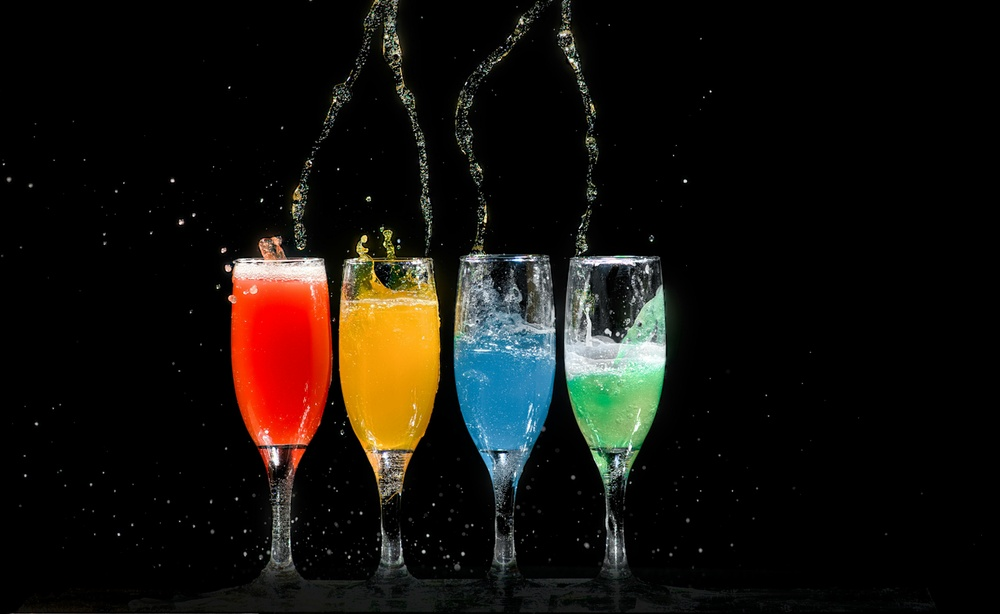
#> input picture original_p4.jpg, 1000 x 614 px, shrunk from 4233 x 2599 before the run
$ python p4.py
#> lines starting #> are read from the running program, lines starting #| are printed output that depends on the picture
import cv2
import matplotlib.pyplot as plt

# 1. Read an RGB image using OpenCV
image = cv2.imread('original_p4.jpg')  # Change filename as needed
#> image is the input picture: shape (614, 1000, 3); mean B, G, R 13.9, 18.6, 22.3
if image is None:
    raise FileNotFoundError("Image file not found. Please check the filename and path.")

# 2. Convert to HSV using cv2.cvtColor()
hsv = cv2.cvtColor(image, cv2.COLOR_BGR2HSV)
#> hsv: shape (614, 1000, 3); mean H, S, V 15.1, 37.6, 26.4
h, s, v = cv2.split(hsv)
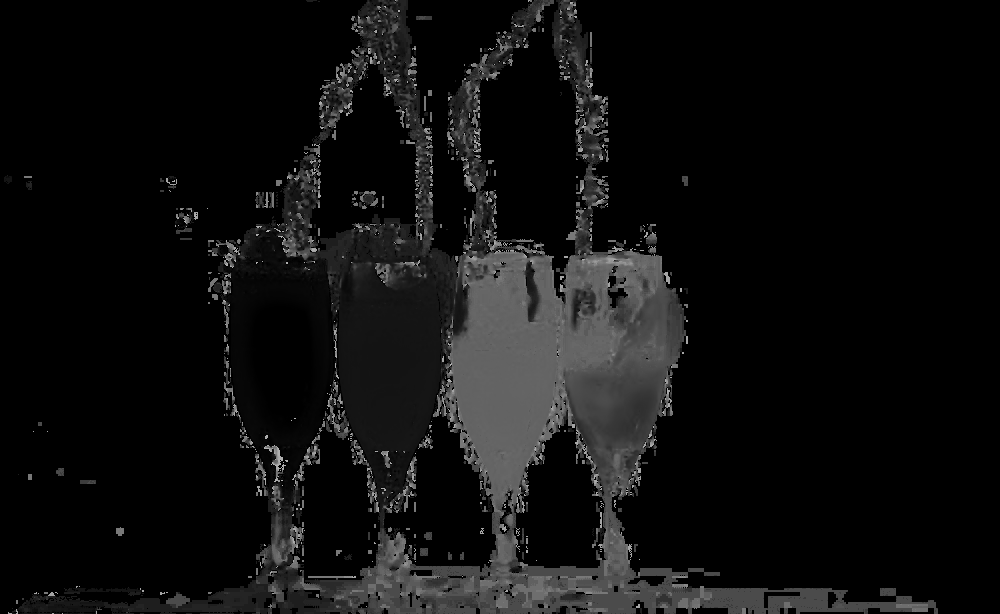
#> h: shape (614, 1000); min 0, max 179, mean 15.1
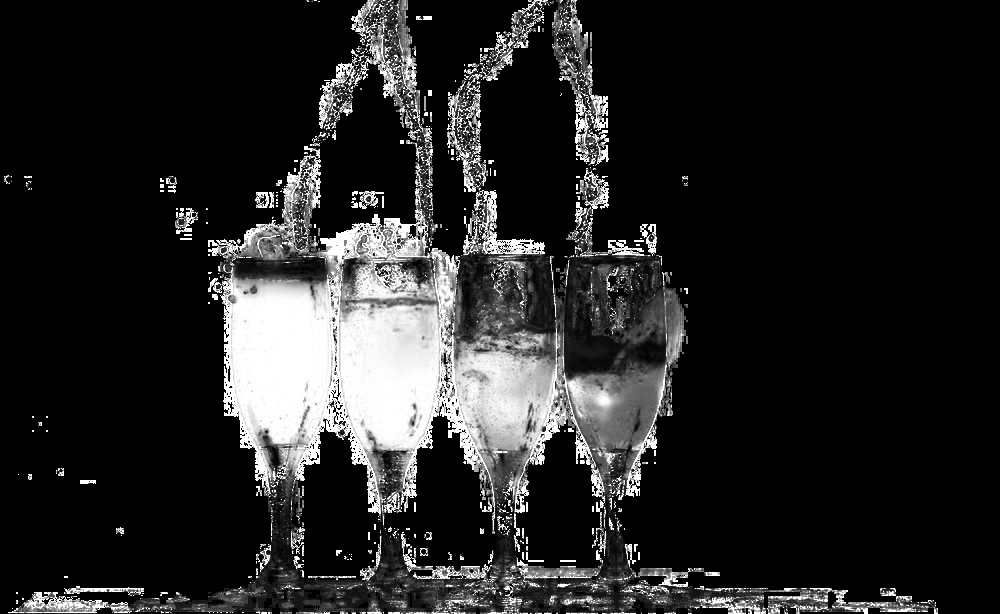
#> s: shape (614, 1000); min 0, max 255, mean 37.6
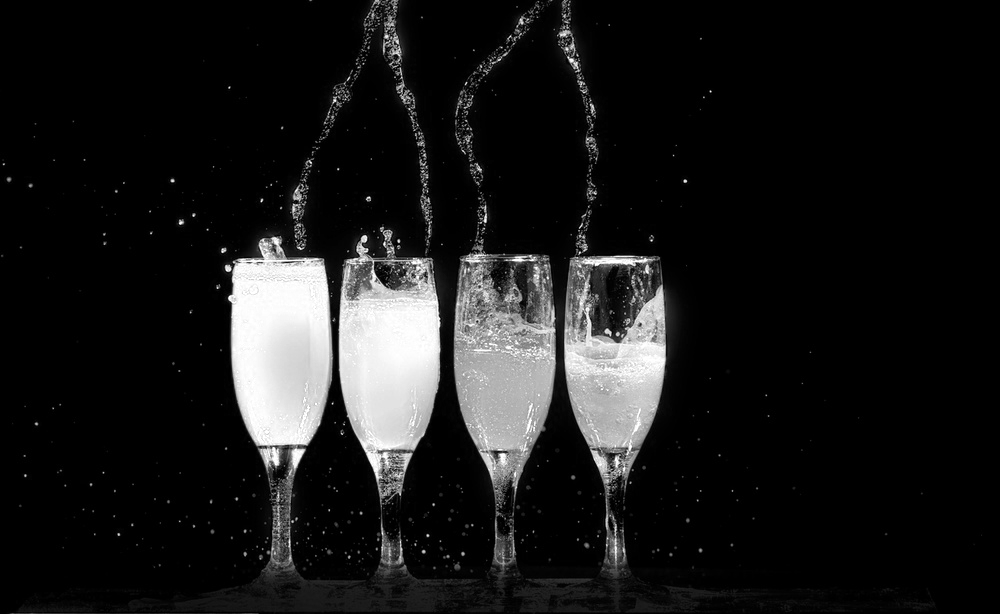
#> v: shape (614, 1000); min 0, max 255, mean 26.4

# 3. Display the H, S, and V channels using Matplotlib
titles = ['Hue', 'Saturation', 'Value']
channels = [h, s, v]

plt.figure(figsize=(12, 4))
for i in range(3):
    plt.subplot(1, 3, i+1)
    plt.imshow(channels[i], cmap='gray')
    plt.title(titles[i])
    plt.axis('off')
plt.tight_layout()
plt.show()
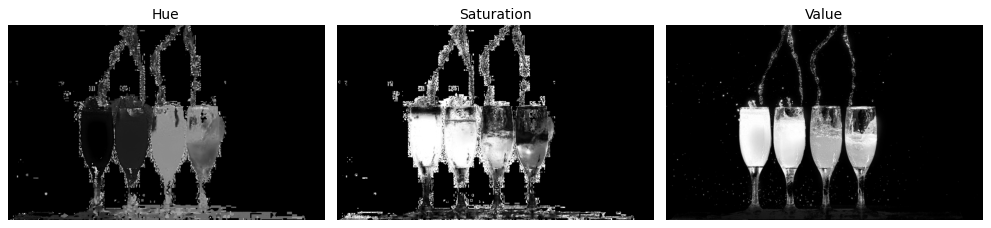
#> figure drawn by matplotlib, 3 panels

# 4. Save each channel as a separate grayscale image file
cv2.imwrite('p4_hue_channel.jpg', h)
cv2.imwrite('p4_saturation_channel.jpg', s)
cv2.imwrite('p4_value_channel.jpg', v)

$ run again, with original_p1.jpg copied over original_p4.jpg
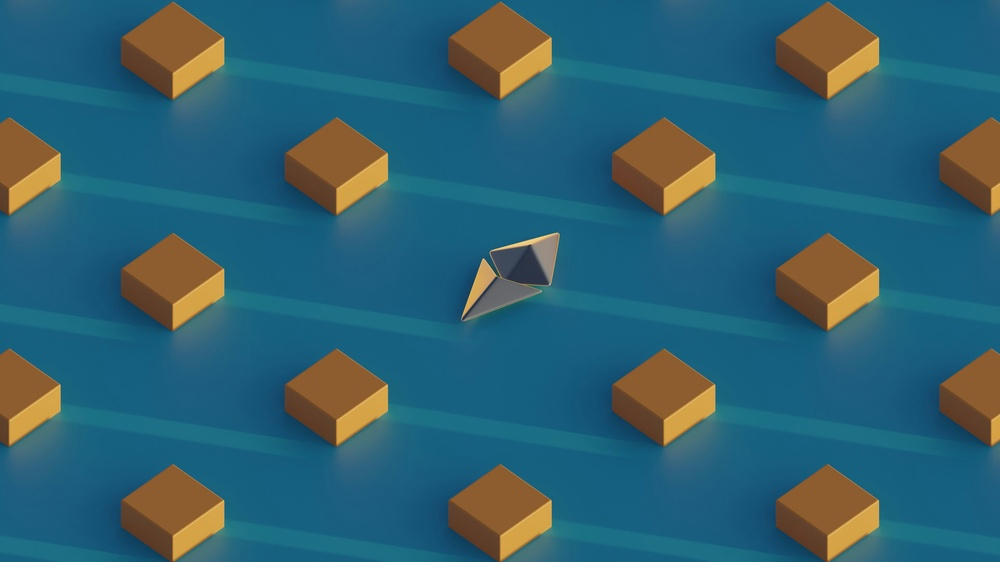
#> input picture original_p1.jpg, 1000 x 562 px, shrunk from 3840 x 2160 before the run
#> image is the input picture: shape (562, 1000, 3); mean B, G, R 113.3, 97.3, 47.3
#> hsv: shape (562, 1000, 3); mean H, S, V 84.7, 192.1, 128.9
#> `h, s, v = cv2.split(hsv)`:
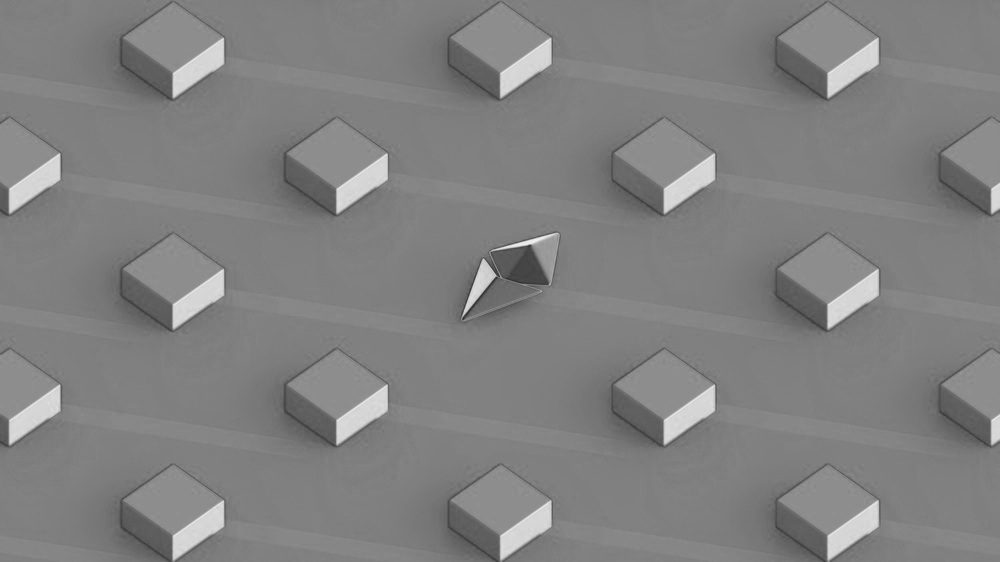
#> v: shape (562, 1000); min 46, max 242, mean 128.9
#> `plt.show()`:
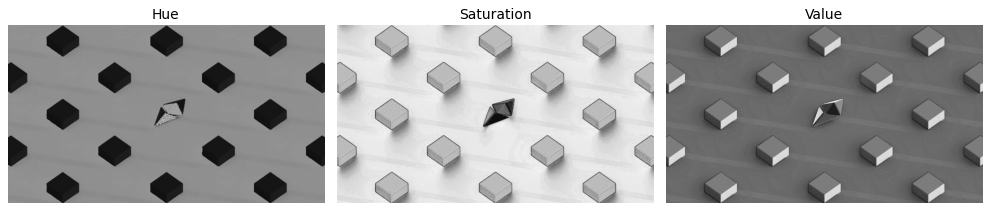
#> figure drawn by matplotlib, 3 panels

$ run again, with original_p2.jpg copied over original_p4.jpg
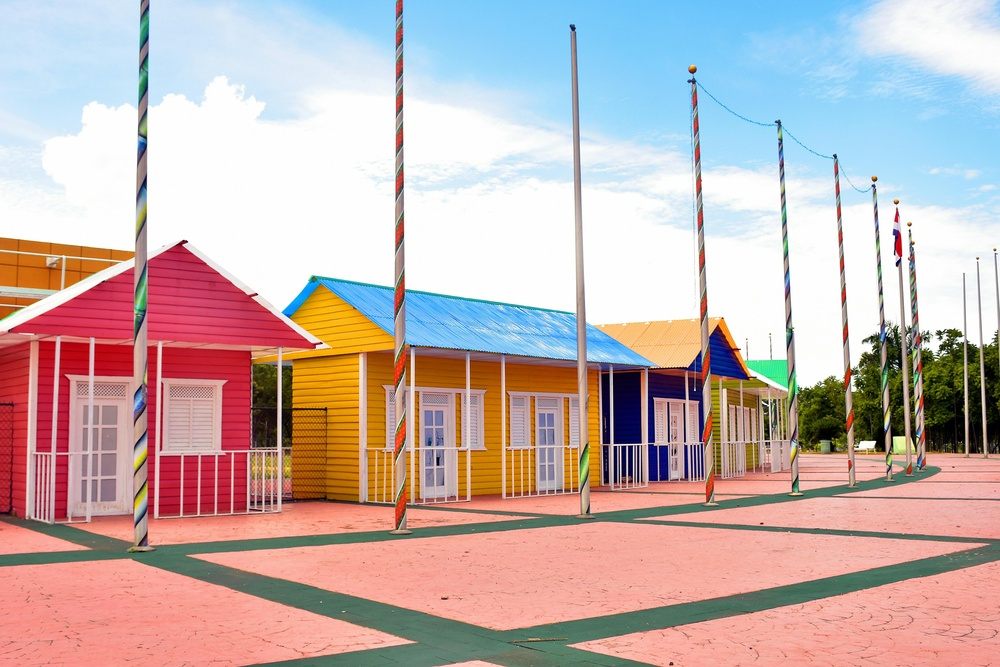
#> input picture original_p2.jpg, 1000 x 667 px, shrunk from 4800 x 3200 before the run
#> image is the input picture: shape (667, 1000, 3); mean B, G, R 174.7, 176.8, 196.2
#> hsv: shape (667, 1000, 3); mean H, S, V 57, 83.5, 217.6
#> `h, s, v = cv2.split(hsv)`:
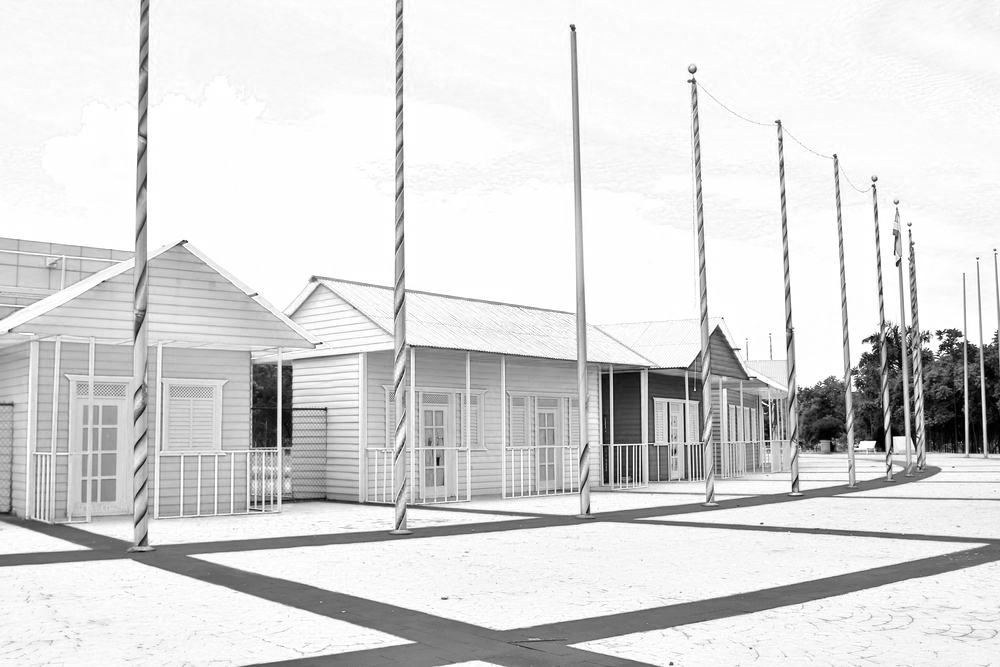
#> v: shape (667, 1000); min 0, max 255, mean 217.6
#> `plt.show()`:
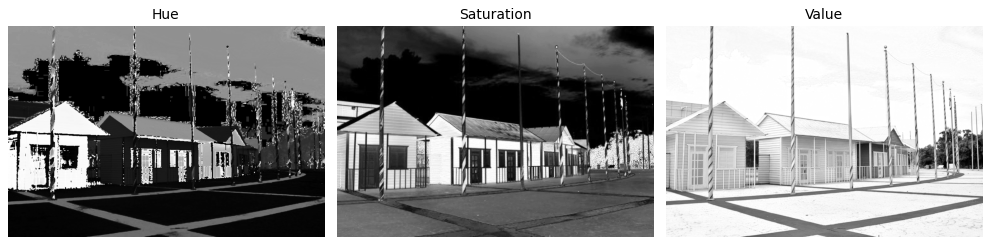
#> figure drawn by matplotlib, 3 panels
